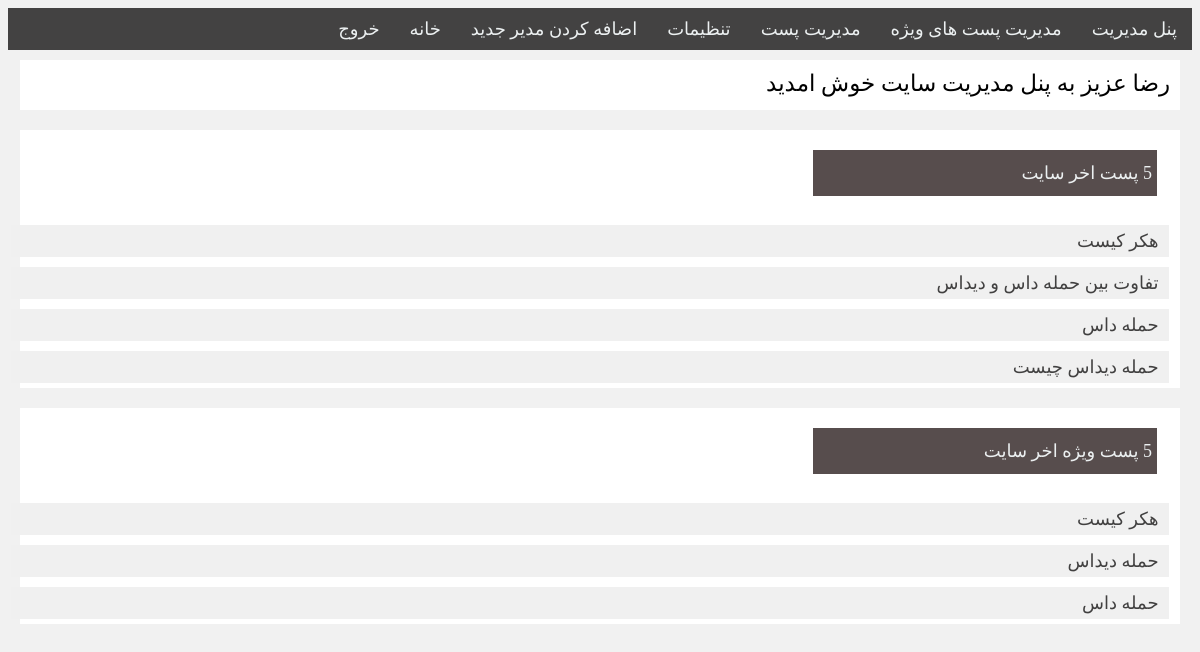
Page /admin/panel.php (signed in) on the committed database.
### tables this page shows
CREATE TABLE IF NOT EXISTS `post` (
  `id` int NOT NULL AUTO_INCREMENT,
  `title` varchar(200) NOT NULL,
  `image` varchar(200) NOT NULL,
  `content` text NOT NULL,
  PRIMARY KEY (`id`)
);

CREATE TABLE IF NOT EXISTS `spcialpost` (
  `id` int NOT NULL AUTO_INCREMENT,
  `title` varchar(100) NOT NULL,
  `image` varchar(200) NOT NULL,
  `content` text NOT NULL,
  PRIMARY KEY (`id`)
);

### admin/panel.php (the view)
    <?php include("menu.php") ?>
        <div class="wellcome">
        <p><?php echo $_COOKIE["admin"]?> عزیز به پنل مدیریت سایت خوش امدید</p>
    </div>
    <div class="lastpostbox">
        <div class="lastposttitle">
            <p> 5 پست اخر سایت</p>
        </div>
        <ul>
        <?php
            $query = "SELECT * FROM `post` ORDER BY `id` DESC limit 5;";
            $result = mysqli_query($link, $query);
            while($row = mysqli_fetch_array($result)){
        ?>
            <li><a href="<?php echo "../readmore.php?postid=$row[id]" ?>"><?php echo "$row[title]" ?></a></li>
            <?php }?>
        </ul>
    </div>
    <br>
    <div class="lastpostbox">
        <div class="lastposttitle">
            <p> 5 پست ویژه اخر سایت</p>
        </div>
        <ul>
        <?php
            $query = "SELECT * FROM `spcialpost` ORDER BY `id` DESC limit 5;";
            $result = mysqli_query($link, $query);
            while($row = mysqli_fetch_array($result)){
        ?>
            <li><a><?php echo "$row[title]" ?></a></li>
            <?php }?>
        </ul>
    </div>
</body>
</html>

### style/panel.css (style rules this page uses)
body { font-family: "b nazanin"; font-size: 18px; direction: rtl; background-color: #f1f1f1f1; }
div,p,ul { padding: 0px; margin: 0px; }
p { color: #ecf0f1; }
a { text-decoration: none; color: #ecf0f1; }
li { list-style: none; float: right; }
.wellcome { float: right; width: 98%; height: 50px; background-color: #fff; margin: 10px 1%; }
.wellcome p { float: right; margin: 10px; color: #000; font-size: 23px; }
.lastpostbox { float: right; width: 98%; height: auto; background-color: #fff; margin: 10px 1%; }
.lastposttitle { float: right; width: 96%; height: 50px; margin: 20px 2%; }
.lastposttitle p { width: 30%; padding: 12px 5px; background-color: #574D4D; float: right; }
.lastpostbox ul li { float: none; }
.lastpostbox ul li a { float: right; color: #414040; width: 98%; background-color: #f0f0f0; margin: 5px 1%; padding: 5px 10px; font-size: 18px; }

### rows in the picture
post: title "هکر کیست"
post: title "تفاوت بین حمله داس و دیداس"
post: title "حمله داس"
post: title "حمله دیداس چیست"
spcialpost: title "هکر کیست"
spcialpost: title "حمله دیداس"
spcialpost: title "حمله داس"

### other values in the picture
$_COOKIE["admin"] "رضا"
